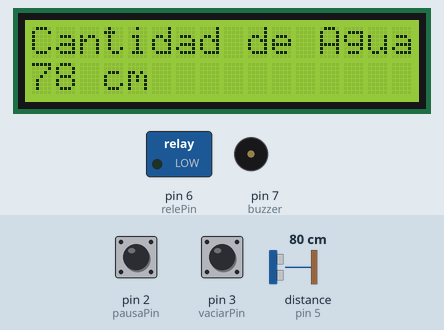
Simulated run of this sketch. Board: Arduino Uno, built with avr-gcc and run on an emulated ATmega328P. Parts: 16×2 character LCD, switched loads named in the sketch (green lamp = pin HIGH), buzzer (waves = sounding, pin HIGH). Wiring (inferred from the names in the program): ultrasonic range finder: trigger pin 4; echo pin 5. The test bench sets the inputs (shaded band); at power-on: pin 2 (pausaPin) HIGH, distance to the obstacle (sensor on pin 5) 80 cm, pin 3 (vaciarPin) HIGH. The echo pulse lasts 58.3 µs per cm; pins used as bus, display or sensor lines are not drawn.

Above: at 1.2 s.
1.3 s: pin 2 (pausaPin) pulled LOW for 0.15 s
At 1.35 s:
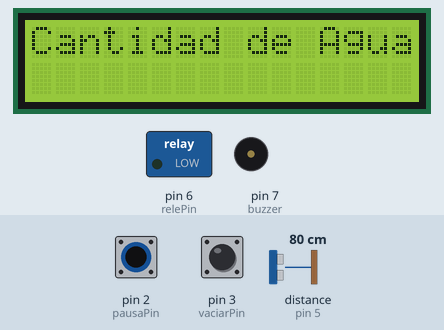
4.4 s: distance to the obstacle (sensor on pin 5) set to 18 cm
At 5.7 s:
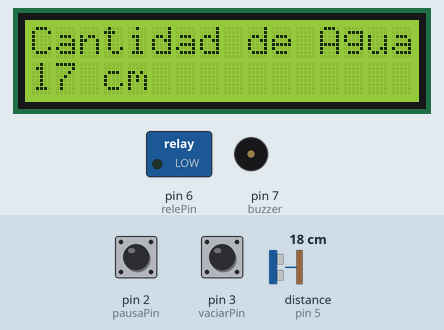
7.4 s: distance to the obstacle (sensor on pin 5) set to 2 cm
At 8.5 s:
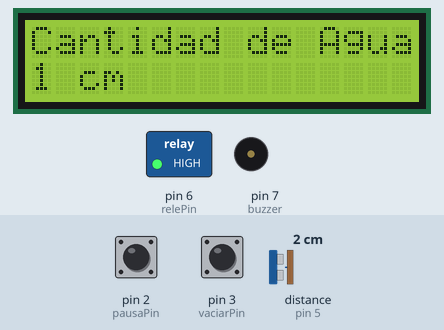
10.4 s: pin 2 (pausaPin) pulled LOW for 1 s
At 11.4 s:
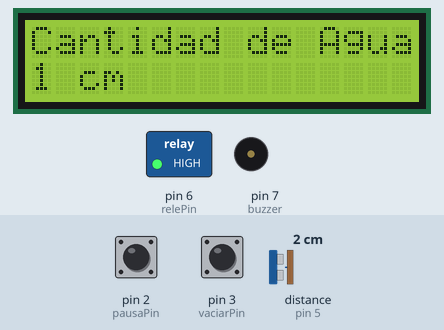
14.4 s: distance to the obstacle (sensor on pin 5) set to 8 cm
At 15.0 s:
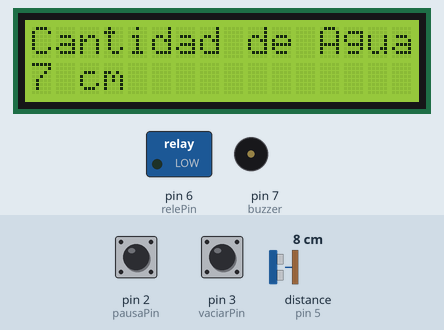
17.4 s: distance to the obstacle (sensor on pin 5) set to 35 cm
At 17.9 s:
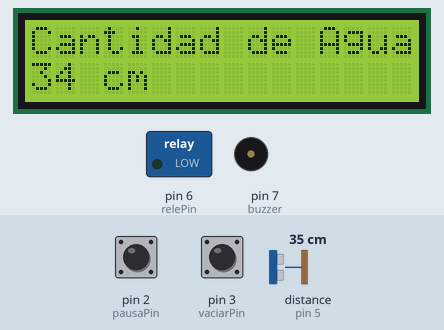
Timing chart, 0 to 20.4 s (numbered marks = the images above; inputs shaded):
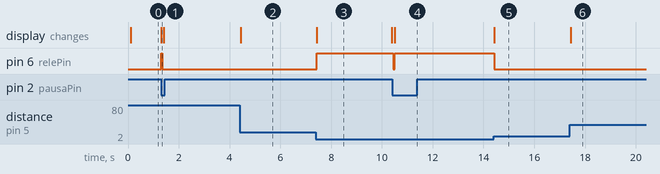

Measured:
- after the input at 1.3 s, pin 6 (relePin): LOW → HIGH at once, → LOW 0.05 s later
- after the input at 4.4 s, the display: changes after 0.05 s (image 2)
- after the input at 7.4 s, pin 6 (relePin): LOW → HIGH at once; the display: changes at once (image 3)
- after the input at 10.4 s, pin 6 (relePin): HIGH → LOW after 0.05 s, → HIGH 0.06 s later
- after the input at 14.4 s, pin 6 (relePin): HIGH → LOW at once; the display: changes at once (image 5)
- after the input at 17.4 s, the display: changes at once (image 6)
- what the display in image 3 shows lasts 3.0 s, from 7.4 s to 10.4 s

The sketch:

practica1bim3.ino
```cpp
#include <Wire.h>
#include <LiquidCrystal_I2C.h>

// Constantes del sensor ultrasónico
const int trigPin = 4;
const int echoPin = 5;

// Constantes de los pulsadores
const int pausaPin = 2;
const int vaciarPin = 3;

// Constante del pin del relé
const int relePin = 6;
const int buzzer = 7;

// Constantes de límites del contenedor
const int limiteSuperior = 20; // En centímetros
const int limiteInferior = 5; // En centímetros

// Variables globales
volatile bool pausado = false;
int distanciaAgua = 0;


// Melodía personalizada para el buzzer
const int melodia[] = {262, 294, 330, 349, 392, 440, 494, 523};
const int duracionNota = 200;

// Objeto LCD
LiquidCrystal_I2C lcd(0x27, 16, 2); // Dirección I2C y dimensiones del LCD

void setup() {
  // Configuración de los pines
  pinMode(trigPin, OUTPUT);
  pinMode(echoPin, INPUT);
  pinMode(pausaPin, INPUT_PULLUP);
  pinMode(vaciarPin, INPUT_PULLUP);
  pinMode(relePin, OUTPUT);
  pinMode(buzzer, OUTPUT);

  // Configuración del LCD
  lcd.begin(16, 2);
  lcd.print("Cantidad de Agua:");

  // Configuración de la interrupción para el pulsador de pausa
  attachInterrupt(digitalPinToInterrupt(pausaPin), pausarPrograma, FALLING);
}

void loop() {
  if (!pausado) {
    // Medir la distancia con el sensor ultrasónico
    distanciaAgua = medirDistancia();

    // Mostrar la cantidad de agua en el LCD
    mostrarCantidadAgua(distanciaAgua);

    // Comprobar si se alcanzó el límite del contenedor
    if (distanciaAgua <= limiteInferior) {
      // Activar el relé
      encenderRele();
    } else {
      // Apagar el relé
      apagarRele();
    }

    // Comprobar el pulsador de vaciado del contenedor
    if (digitalRead(vaciarPin) == LOW) {
      vaciarContenedor();
    }
  }
}

int medirDistancia() {
  // Enviar el pulso ultrasónico
  digitalWrite(trigPin, LOW);
  delayMicroseconds(2);
  digitalWrite(trigPin, HIGH);
  delayMicroseconds(10);
  digitalWrite(trigPin, LOW);

  // Calcular la duración del eco
  unsigned long duracion = pulseIn(echoPin, HIGH);

  // Calcular la distancia en centímetros
  int distancia = duracion * 0.034 / 2;

  return distancia;
}

void mostrarCantidadAgua(int distancia) {
  lcd.setCursor(0, 1);
  lcd.print("                "); // Borrar el contenido anterior
  lcd.setCursor(0, 1);
  lcd.print(distancia);
  lcd.print(" cm");
}

void encenderRele() {
  digitalWrite(relePin, HIGH);
}

void apagarRele() {
  digitalWrite(relePin, LOW);
}

void vaciarContenedor() {
  (buzzer, LOW);
}

void pausarPrograma() {
  pausado = true;

  // Activar el relé durante 10 segundos
  encenderRele();
  delay(10000);
  apagarRele();

  // Pausar el programa durante 10 segundos
  delay(10000);

  // Reanudar el programa
  pausado = false;
}
```
